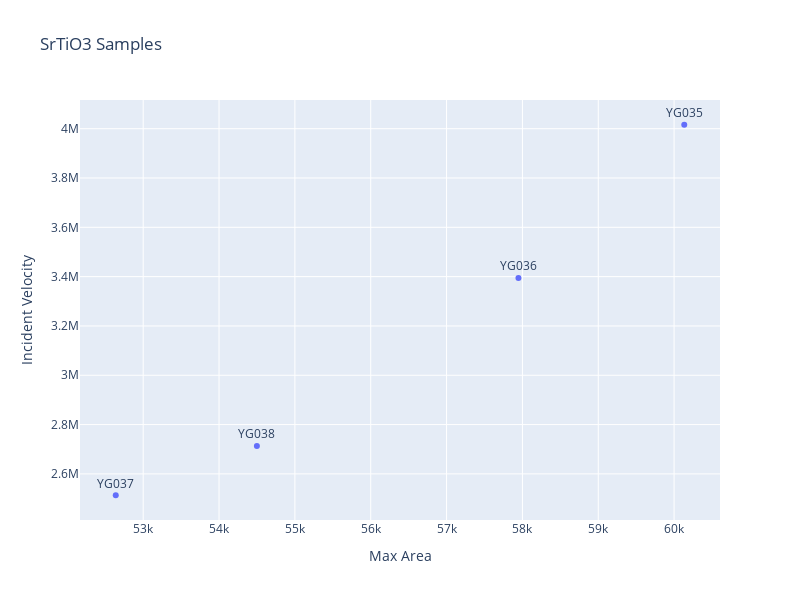

The notebook cell saved with this chart:
### Code cell
# Create an interactive scatter plot
fig = px.scatter(df_key_values, x='Max Area', y='Incident Velocity', 
                 text='Growth', 
                 hover_data=['Growth'], title='SrTiO3 Samples',
                 width=800, height=600)

# Update traces to show text on hover only
fig.update_traces(textposition='top center', mode='markers+text')

# Show plot
fig.show()

### Figure 1 — Plotly figure (JSON) as saved in the notebook; plotly's stock layout.template omitted (floating-point values rounded to 4 significant figures)
{"data": [{"customdata": [["YG035"], ["YG036"], ["YG037"], ["YG038"]], "hovertemplate": "Max Area=%{x}<br>Incident Velocity=%{y}<br>Growth=%{customdata[0]}<extra></extra>", "legendgroup": "", "marker": {"color": "#636efa", "symbol": "circle"}, "mode": "markers+text", "name": "", "orientation": "v", "showlegend": false, "text": ["YG035", "YG036", "YG037", "YG038"], "textposition": "top center", "type": "scatter", "x": [60134, 57948, 52638, 54499], "xaxis": "x", "y": [4016000.0, 3395000.0, 2513000.0, 2713000.0], "yaxis": "y"}], "layout": {"height": 600, "legend": {"tracegroupgap": 0}, "title": {"text": "SrTiO3 Samples"}, "width": 800, "xaxis": {"anchor": "y", "domain": [0, 1], "title": {"text": "Max Area"}}, "yaxis": {"anchor": "x", "domain": [0, 1], "title": {"text": "Incident Velocity"}}}}
